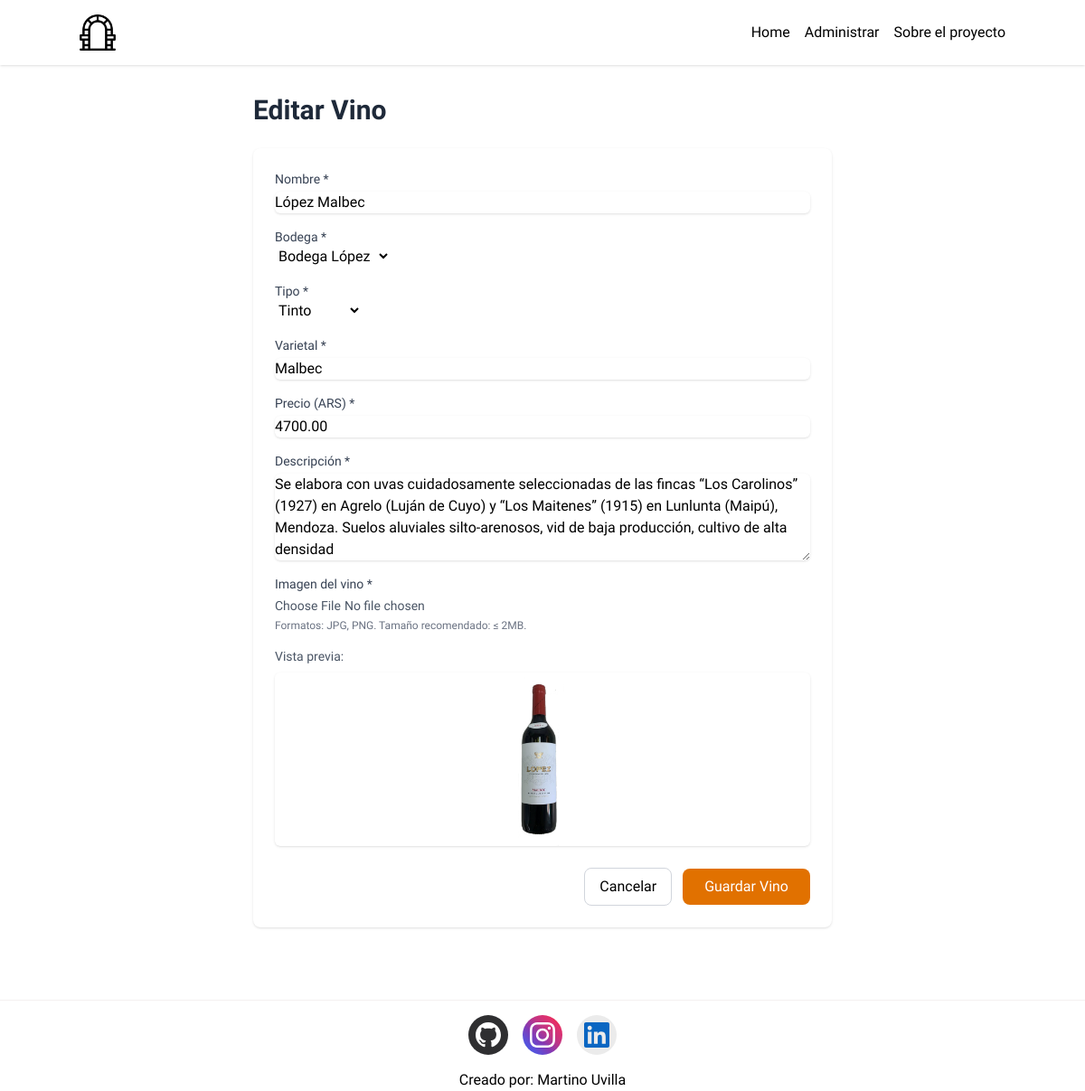
The page /vino/editar/1 on the database as committed earlier.
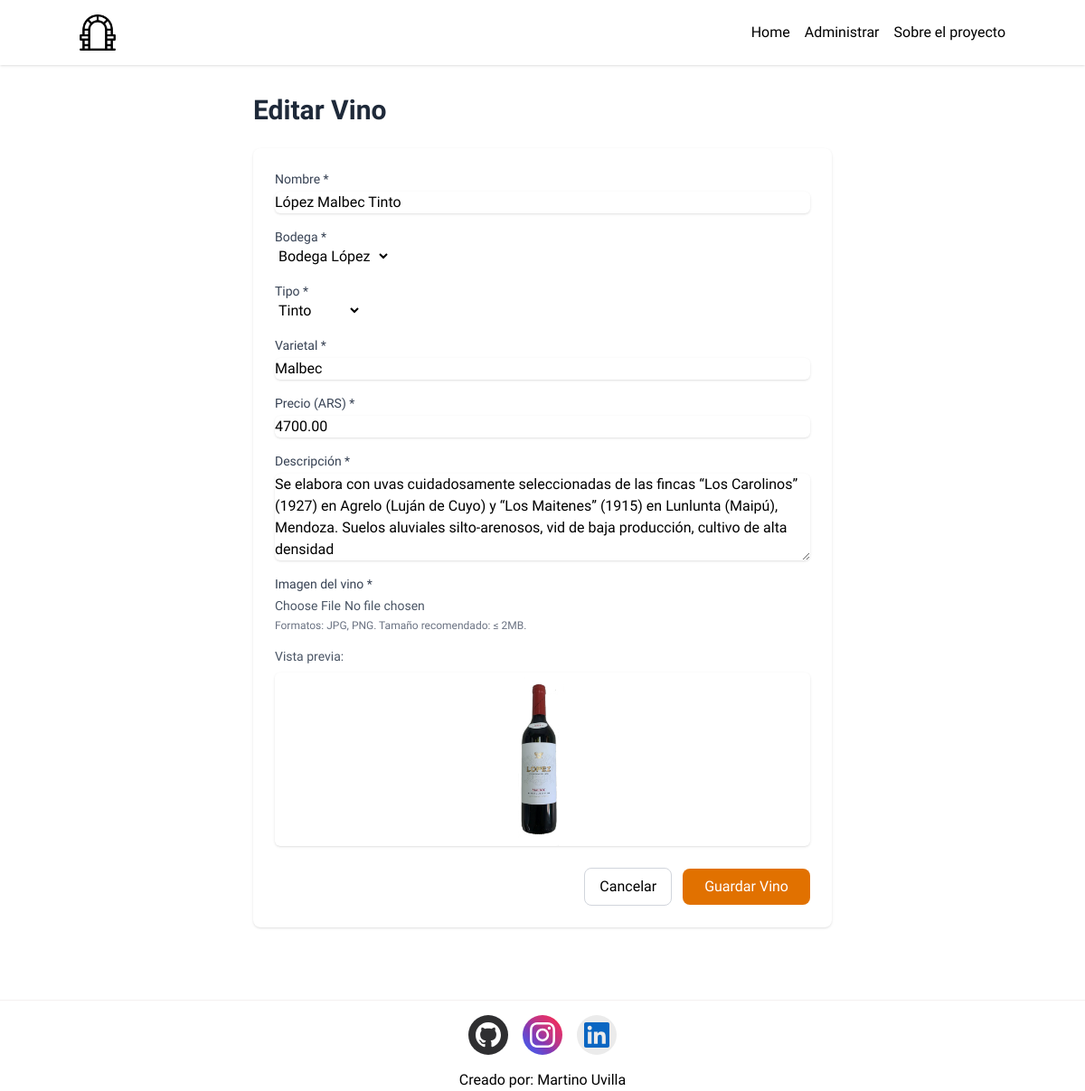
The same page on the database as committed later.
### bodegaApp/models.py (models this page shows, shortened)
class Vino(models.Model):
    CHOICES = [
        ('Tinto', 'Tinto'),
        ('Blanco', 'Blanco'),
        ('Rosado', 'Rosado'),
        ('Espumoso', 'Espumoso'),]
    id = models.AutoField(primary_key=True)
    nombre = models.CharField(max_length=200,verbose_name="Nombre")
    bodega = models.ForeignKey(Bodega, on_delete=models.CASCADE,verbose_name="Bodega",related_name="vinos")
    tipo = models.CharField(max_length=20,choices=CHOICES,verbose_name="Tipo")
    varietal = models.CharField(max_length=100,verbose_name="Varietal")
    precio = models.DecimalField(max_digits=6, decimal_places=2,verbose_name="Precio")
    descripcion = models.TextField(verbose_name="Descripción")
    imagen = models.ImageField(upload_to='imagenes/',verbose_name="Imagen")

### bodegaApp/views.py (the view)
# urls.py: path('vino/editar/<int:id>', editar_vino,name="editar_vino"),
def editar_vino(request,id):
    vino_Editado = Vino.objects.get(id=id)
    formulario = VinoForm(
        request.POST or None,
        request.FILES or None,
        instance=vino_Editado)
    if formulario.is_valid() and request.POST:
        formulario.save()
        return redirect('administrar')
    return render(request, 'editar_vino.html', {'formulario':formulario})

### bodegaApp/forms.py
class VinoForm(forms.ModelForm):
    class Meta:
        model = Vino
        fields = '__all__'

### bodegaApp/models.py (called while the page is built)
    def __str__(self):
        return self.nombre

### bodegaApp/templates/editar_vino.html (shortened to what this page needs)
{% extends 'base.html' %}
{% block content %}
<div class="container max-w-2xl px-4 py-8 mx-auto">
    <h1 class="mb-6 text-3xl font-bold text-gray-800">Editar Vino</h1>
    {% include "vino_form.html" %}
</div>
{% endblock %}

### bodegaApp/templates/vino_form.html (shortened to what this page needs)
<form
  class="max-w-3xl p-6 mx-auto bg-white rounded-lg shadow"
  action=""
  method="post"
  enctype="multipart/form-data"
>
  <div class="mb-4">
    <label for="nombre" class="block text-sm font-medium text-gray-700"
      >Nombre *</label
    >
    <input
      name="nombre"
      type="text"
      maxlength="200"
      required
      class="block w-full mt-1 border-gray-300 rounded-md shadow-sm focus:ring-amber-500 focus:border-amber-500"
      placeholder="Nombre del vino"
      value="{{ formulario.nombre.value|default:''}} "
    />
  </div>
  <div class="mb-4">
    <label for="bodega" class="block text-sm font-medium text-gray-700"
      >Bodega *</label
    >
    {{ formulario.bodega }}
  </div>
  <div class="mb-4">
    <label for="tipo" class="block text-sm font-medium text-gray-700"
      >Tipo *</label
    >
    {{ formulario.tipo }}
  </div>
  <div class="mb-4">
    <label for="varietal" class="block text-sm font-medium text-gray-700"
      >Varietal *</label
    >
    <input
      name="varietal"
      type="text"
      maxlength="100"
      required
      class="block w-full mt-1 border-gray-300 rounded-md shadow-sm focus:ring-amber-500 focus:border-amber-500"
      placeholder="Ej: Malbec, Chardonnay"
      value="{{ formulario.varietal.value|default:''}} "
    />
  </div>
  <div class="mb-4">
    <label for="precio" class="block text-sm font-medium text-gray-700"
      >Precio (ARS) *</label
    >
    <input
      name="precio"
      type="number"
      min="0"
      step="0.01"
      required
      class="block w-full mt-1 border-gray-300 rounded-md shadow-sm focus:ring-amber-500 focus:border-amber-500"
      placeholder="Ej: 1950.00"
      value = "{{ formulario.precio.value|default:'' }}"
    />
  </div>
  <div class="mb-4">
    <label for="descripcion" class="block text-sm font-medium text-gray-700"
      >Descripción *</label
    >
    <textarea
      name="descripcion"
      rows="4"
      required
      maxlength="2000"
      class="block w-full mt-1 border-gray-300 rounded-md shadow-sm focus:ring-amber-500 focus:border-amber-500"
      placeholder="Notas de cata, crianza, maridaje, etc."
    >{{ formulario.descripcion.value|default:''}}</textarea>
  </div>
  <div class="mb-6">
    <label for="imagen" class="block text-sm font-medium text-gray-700"
      >Imagen del vino *</label
    >
    <input
      name="imagen"
      type="file"
      accept="image/*"
      class="block w-full mt-1 text-sm text-gray-600"
    />
    <p class="mt-1 text-xs text-gray-500">
      Formatos: JPG, PNG. Tamaño recomendado: ≤ 2MB.
    </p>
    {% if formulario.imagen.value %}
    <div class="mt-4">
      <p class="mb-2 text-sm text-gray-600">Vista previa:</p>
      <img
        src="{{ formulario.imagen.value.url }}"
        alt="Vista previa imagen"
        class="object-contain w-full h-48 rounded-md shadow"
      />
    </div>
    {% endif %}
  </div>
  <div class="flex items-center justify-end gap-3">
    <button
      class="px-4 py-2 border border-gray-300 rounded-lg hover:bg-gray-50"
    >
      <a href="{% url "administrar" %}">Cancelar</a>
    </button>
    <button
      type="submit"
      class="px-6 py-2 text-white rounded-lg bg-amber-600 hover:bg-amber-700"
    >
      Guardar Vino
    </button>
  </div>
</form>

Rows that differ between the two databases and show on the page:
changed Vino "Bodega López": nombre "López Malbec" → "López Malbec Tinto"
